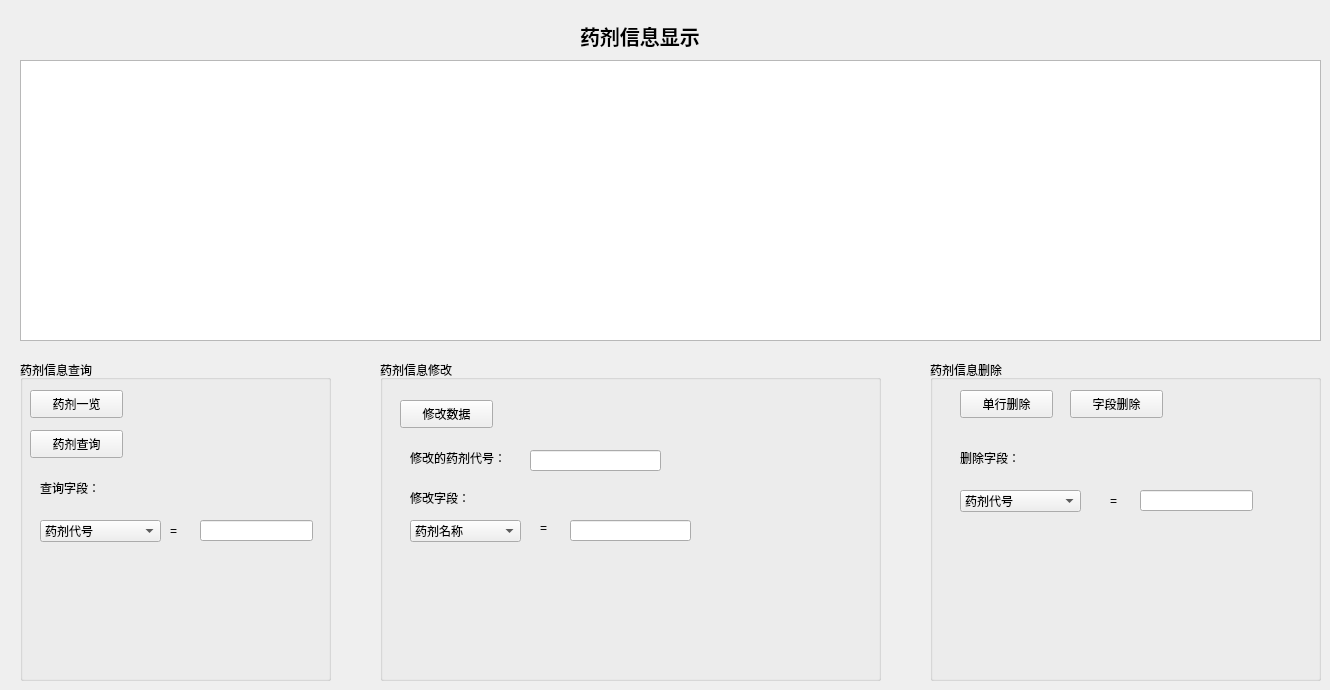
       <widget class="QWidget" name="tab_6">
        <attribute name="title">
         <string>药剂管理</string>
        </attribute>
        <widget class="QLabel" name="label_29">
         <property name="geometry">
          <rect>
           <x>580</x>
           <y>20</y>
           <width>201</width>
           <height>31</height>
          </rect>
         </property>
         <property name="font">
          <font>
           <pointsize>15</pointsize>
           <weight>75</weight>
           <bold>true</bold>
          </font>
         </property>
         <property name="text">
          <string>药剂信息显示</string>
         </property>
        </widget>
        <widget class="QTableView" name="tableView_5">
         <property name="geometry">
          <rect>
           <x>20</x>
           <y>60</y>
           <width>1301</width>
           <height>281</height>
          </rect>
         </property>
        </widget>
        <widget class="QGroupBox" name="groupBox_6">
         <property name="geometry">
          <rect>
           <x>20</x>
           <y>360</y>
           <width>311</width>
           <height>321</height>
          </rect>
         </property>
         <property name="title">
          <string>药剂信息查询</string>
         </property>
         <widget class="QPushButton" name="pushButton_18">
          <property name="geometry">
           <rect>
            <x>10</x>
            <y>30</y>
            <width>93</width>
            <height>28</height>
           </rect>
          </property>
          <property name="text">
           <string>药剂一览</string>
          </property>
         </widget>
         <widget class="QPushButton" name="pushButton_19">
          <property name="geometry">
           <rect>
            <x>10</x>
            <y>70</y>
            <width>93</width>
            <height>28</height>
           </rect>
          </property>
          <property name="text">
           <string>药剂查询</string>
          </property>
         </widget>
         <widget class="QLabel" name="label_30">
          <property name="geometry">
           <rect>
            <x>20</x>
            <y>120</y>
            <width>72</width>
            <height>15</height>
           </rect>
          </property>
          <property name="text">
           <string>查询字段：</string>
          </property>
         </widget>
         <widget class="QComboBox" name="comboBox_6">
          <property name="geometry">
           <rect>
            <x>20</x>
            <y>160</y>
            <width>121</width>
            <height>22</height>
           </rect>
          </property>
          <item>
           <property name="text">
            <string>药剂代号</string>
           </property>
          </item>
          <item>
           <property name="text">
            <string>药剂名称</string>
           </property>
          </item>
          <item>
           <property name="text">
            <string>药剂价格</string>
           </property>
          </item>
          <item>
           <property name="text">
            <string>药剂库存数量</string>
           </property>
          </item>
         </widget>
         <widget class="QLabel" name="label_31">
          <property name="geometry">
           <rect>
            <x>150</x>
            <y>160</y>
            <width>21</width>
            <height>21</height>
           </rect>
          </property>
          <property name="text">
           <string>=</string>
          </property>
         </widget>
         <widget class="QLineEdit" name="potion_cha">
          <property name="geometry">
           <rect>
            <x>180</x>
            <y>160</y>
            <width>113</width>
            <height>21</height>
           </rect>
          </property>
         </widget>
        </widget>
        <widget class="QGroupBox" name="groupBox_7">
         <property name="geometry">
          <rect>
           <x>380</x>
           <y>360</y>
           <width>501</width>
           <height>321</height>
          </rect>
         </property>
         <property name="title">
          <string>药剂信息修改</string>
         </property>
         <widget class="QPushButton" name="pushButton_20">
          <property name="geometry">
           <rect>
            <x>20</x>
            <y>40</y>
            <width>93</width>
            <height>28</height>
           </rect>
          </property>
          <property name="text">
           <string>修改数据</string>
          </property>
         </widget>
         <widget class="QLabel" name="label_32">
          <property name="geometry">
           <rect>
            <x>30</x>
            <y>130</y>
            <width>72</width>
            <height>15</height>
           </rect>
          </property>
          <property name="text">
           <string>修改字段：</string>
          </property>
         </widget>
         <widget class="QLabel" name="label_33">
          <property name="geometry">
           <rect>
            <x>30</x>
            <y>90</y>
            <width>141</width>
            <height>16</height>
           </rect>
          </property>
          <property name="text">
           <string>修改的药剂代号：</string>
          </property>
         </widget>
         <widget class="QLineEdit" name="potion_id">
          <property name="geometry">
           <rect>
            <x>150</x>
            <y>90</y>
            <width>131</width>
            <height>21</height>
           </rect>
          </property>
         </widget>
         <widget class="QLineEdit" name="potion_updata">
          <property name="geometry">
           <rect>
            <x>190</x>
            <y>160</y>
            <width>121</width>
            <height>21</height>
           </rect>
          </property>
         </widget>
         <widget class="QLabel" name="label_34">
          <property name="geometry">
           <rect>
            <x>160</x>
            <y>160</y>
            <width>16</width>
            <height>16</height>
           </rect>
          </property>
          <property name="text">
           <string>=</string>
          </property>
         </widget>
         <widget class="QComboBox" name="comboBox_8">
          <property name="geometry">
           <rect>
            <x>30</x>
            <y>160</y>
            <width>111</width>
            <height>22</height>
           </rect>
          </property>
          <item>
           <property name="text">
            <string>药剂名称</string>
           </property>
          </item>
          <item>
           <property name="text">
            <string>药剂价格</string>
           </property>
          </item>
          <item>
           <property name="text">
            <string>药剂库存数量</string>
           </property>
          </item>
          <item>
           <property name="text">
            <string>药剂代号</string>
           </property>
          </item>
          <item>
           <property name="text">
            <string>备注</string>
           </property>
          </item>
         </widget>
        </widget>
        <widget class="QGroupBox" name="groupBox_8">
         <property name="geometry">
          <rect>
           <x>930</x>
           <y>360</y>
           <width>391</width>
           <height>321</height>
          </rect>
         </property>
         <property name="title">
          <string>药剂信息删除</string>
         </property>
         <widget class="QPushButton" name="pushButton_21">
          <property name="geometry">
           <rect>
            <x>140</x>
            <y>30</y>
            <width>93</width>
            <height>28</height>
           </rect>
          </property>
          <property name="text">
           <string>字段删除</string>
          </property>
         </widget>
         <widget class="QLabel" name="label_37">
          <property name="geometry">
           <rect>
            <x>30</x>
            <y>90</y>
            <width>72</width>
            <height>15</height>
           </rect>
          </property>
          <property name="text">
           <string>删除字段：</string>
          </property>
         </widget>
         <widget class="QComboBox" name="comboBox_7">
          <property name="geometry">
           <rect>
            <x>30</x>
            <y>130</y>
            <width>121</width>
            <height>22</height>
           </rect>
          </property>
          <item>
           <property name="text">
            <string>药剂代号</string>
           </property>
          </item>
          <item>
           <property name="text">
            <string>药剂名称</string>
           </property>
          </item>
          <item>
           <property name="text">
            <string>药剂价格</string>
           </property>
          </item>
          <item>
           <property name="text">
            <string>药剂库存数量</string>
           </property>
          </item>
         </widget>
         <widget class="QLabel" name="label_38">
          <property name="geometry">
           <rect>
            <x>180</x>
            <y>130</y>
            <width>31</width>
            <height>21</height>
           </rect>
          </property>
          <property name="text">
           <string>=</string>
          </property>
         </widget>
         <widget class="QLineEdit" name="potion_del">
          <property name="geometry">
           <rect>
            <x>210</x>
            <y>130</y>
            <width>113</width>
            <height>21</height>
           </rect>
          </property>
         </widget>
         <widget class="QPushButton" name="pushButton_25">
          <property name="geometry">
           <rect>
            <x>30</x>
            <y>30</y>
            <width>93</width>
            <height>28</height>
           </rect>
          </property>
          <property name="text">
           <string>单行删除</string>
          </property>
         </widget>
        </widget>
       </widget>
